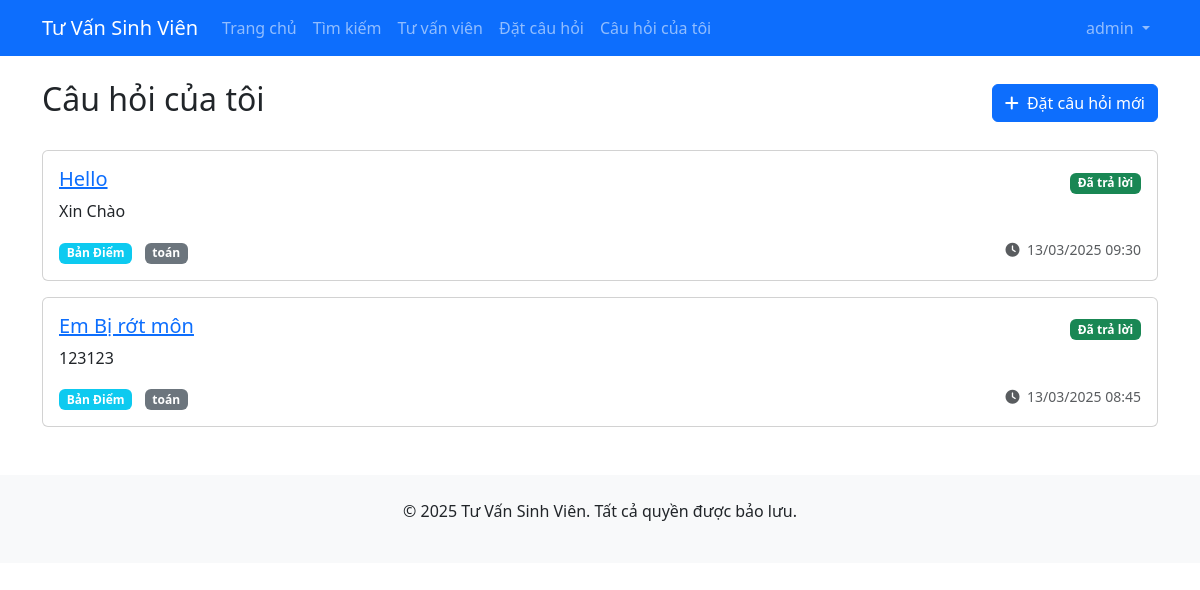
Screenshot of /my-questions/ (signed in) with the database file from the repository.
### accounts/models.py (models this page shows)
class CustomUser(AbstractUser):
    USER_TYPE_CHOICES = (
        ('student', 'Sinh viên'),
        ('alumni', 'Cựu sinh viên'),
        ('parent', 'Phụ huynh'),
        ('high_school', 'Học sinh phổ thông'),
    )
    user_type = models.CharField(max_length=20, choices=USER_TYPE_CHOICES)
    student_id = models.CharField(max_length=20, blank=True, null=True)
    graduation_year = models.IntegerField(blank=True, null=True)  # Cho cựu sinh viên
    phone_number = models.CharField(max_length=15, blank=True, null=True)  # Cho phụ huynh
    grade = models.CharField(max_length=10, blank=True, null=True)  # Cho học sinh phổ thông

### questions/models.py (models this page shows, shortened)
class Question(models.Model):
    STATUS_CHOICES = (
        ('pending', 'Chưa trả lời'),
        ('answered', 'Đã trả lời'),
    )
    user = models.ForeignKey(CustomUser, on_delete=models.CASCADE, verbose_name="Người đặt câu hỏi")
    title = models.CharField(max_length=200, verbose_name="Tiêu đề")
    content = models.TextField(verbose_name="Nội dung")
    major = models.ForeignKey(Major, on_delete=models.SET_NULL, null=True, blank=True, verbose_name="Ngành học liên quan")
    category = models.ForeignKey(QuestionCategory, on_delete=models.SET_NULL, null=True, verbose_name="Loại câu hỏi")
    status = models.CharField(max_length=20, choices=STATUS_CHOICES, default='pending', verbose_name="Trạng thái")
    created_at = models.DateTimeField(auto_now_add=True, verbose_name="Ngày tạo")
    updated_at = models.DateTimeField(auto_now=True, verbose_name="Ngày cập nhật")
    class Meta:
        verbose_name = "Câu hỏi"
        verbose_name_plural = "Câu hỏi"
        ordering = ['-created_at']

class QuestionCategory(models.Model):
    name = models.CharField(max_length=100, verbose_name="Tên loại câu hỏi")
    description = models.TextField(blank=True, verbose_name="Mô tả")
    class Meta:
        verbose_name = "Loại câu hỏi"
        verbose_name_plural = "Loại câu hỏi"

class Major(models.Model):
    name = models.CharField(max_length=100, verbose_name="Tên ngành")
    department = models.ForeignKey(Department, on_delete=models.CASCADE, verbose_name="Khoa/Đơn vị")
    description = models.TextField(blank=True, verbose_name="Mô tả")
    class Meta:
        verbose_name = "Ngành học"
        verbose_name_plural = "Ngành học"

### questions/views.py (the view)
# urls.py: path('my-questions/', views.my_questions, name='my_questions'),
@login_required
def my_questions(request):
    questions = Question.objects.filter(user=request.user).order_by('-created_at')
    return render(request, 'questions/my_questions.html', {'questions': questions})

### templates/questions/my_questions.html (shortened to what this page needs)
{% extends 'base.html' %}
{% block content %}
<div class="d-flex justify-content-between align-items-center mb-4">
    <h2>Câu hỏi của tôi</h2>
    <a href="{% url 'ask_question' %}" class="btn btn-primary">
        <i class="fas fa-plus me-1"></i> Đặt câu hỏi mới
    </a>
</div>
{% if questions %}
    {% for question in questions %}
    <div class="card mb-3">
        <div class="card-body">
            <div class="d-flex justify-content-between align-items-center">
                <h5 class="card-title">
                    <a href="{% url 'question_detail' question.id %}">{{ question.title }}</a>
                </h5>
                {% if question.status == 'pending' %}
                <span class="badge bg-warning">Chưa trả lời</span>
                {% else %}
                <span class="badge bg-success">Đã trả lời</span>
                {% endif %}
            </div>
            <p class="card-text">{{ question.content|truncatewords:30 }}</p>
            <div class="d-flex justify-content-between">
                <div>
                    {% if question.category %}
                    <span class="badge bg-info me-2">{{ question.category.name }}</span>
                    {% endif %}
                    {% if question.major %}
                    <span class="badge bg-secondary">{{ question.major.name }}</span>
                    {% endif %}
                </div>
                <small class="text-muted">
                    <i class="fas fa-clock me-1"></i> {{ question.created_at|date:"d/m/Y H:i" }}
                </small>
            </div>
        </div>
    </div>
    {% endfor %}
{% else %}
    <div class="alert alert-info">
        <p>Bạn chưa đặt câu hỏi nào. <a href="{% url 'ask_question' %}">Đặt câu hỏi ngay</a>!</p>
    </div>
{% endif %}
{% endblock %}

### templates/base.html (shortened to what this page needs)
<!DOCTYPE html>
<html lang="vi">
<head>
    <link href="https://cdn.jsdelivr.net/npm/bootstrap@5.3.0/dist/css/bootstrap.min.css" rel="stylesheet">
    <link rel="stylesheet" href="https://cdnjs.cloudflare.com/ajax/libs/font-awesome/6.0.0/css/all.min.css">
</head>
<body>
    <nav class="navbar navbar-expand-lg navbar-dark bg-primary">
        <div class="container">
            <a class="navbar-brand" href="{% url 'home' %}">Tư Vấn Sinh Viên</a>
            <div class="collapse navbar-collapse" id="navbarNav">
                <ul class="navbar-nav me-auto">
                    <li class="nav-item">
                        <a class="nav-link" href="{% url 'home' %}">Trang chủ</a>
                    </li>
                    <li class="nav-item">
                        <a class="nav-link" href="{% url 'search_questions' %}">Tìm kiếm</a>
                    </li>
                    <li class="nav-item">
                        <a class="nav-link" href="{% url 'advisor_list' %}">Tư vấn viên</a>
                    </li>
                    {% if user.is_authenticated %}
                    <li class="nav-item">
                        <a class="nav-link" href="{% url 'ask_question' %}">Đặt câu hỏi</a>
                    </li>
                    <li class="nav-item">
                        <a class="nav-link" href="{% url 'my_questions' %}">Câu hỏi của tôi</a>
                    </li>
                    {% endif %}
                </ul>
                <ul class="navbar-nav">
                    {% if user.is_authenticated %}
                    <li class="nav-item dropdown">
                        <a class="nav-link dropdown-toggle" href="#" id="navbarDropdown" role="button" data-bs-toggle="dropdown">
                            {{ user.get_full_name|default:user.username }}
                        </a>
                    </li>
                    {% endif %}
                </ul>
            </div>
        </div>
    </nav>
    <div class="container mt-4">
        {% block content %}{% endblock %}
    </div>
    <footer class="bg-light py-4 mt-5">
        <div class="container text-center">
            <p>&copy; {% now "Y" %} Tư Vấn Sinh Viên. Tất cả quyền được bảo lưu.</p>
        </div>
    </footer>
</body>
</html>

### rows the page displays
CustomUser: get_full_name "admin"
Question: title "Hello", status "Đã trả lời", content "Xin Chào", category.name "Bản Điểm", major.name "toán", created_at "13/03/2025 09:30"
Question: title "Em Bị rớt môn", status "Đã trả lời", content "123123", category.name "Bản Điểm", major.name "toán", created_at "13/03/2025 08:45"
